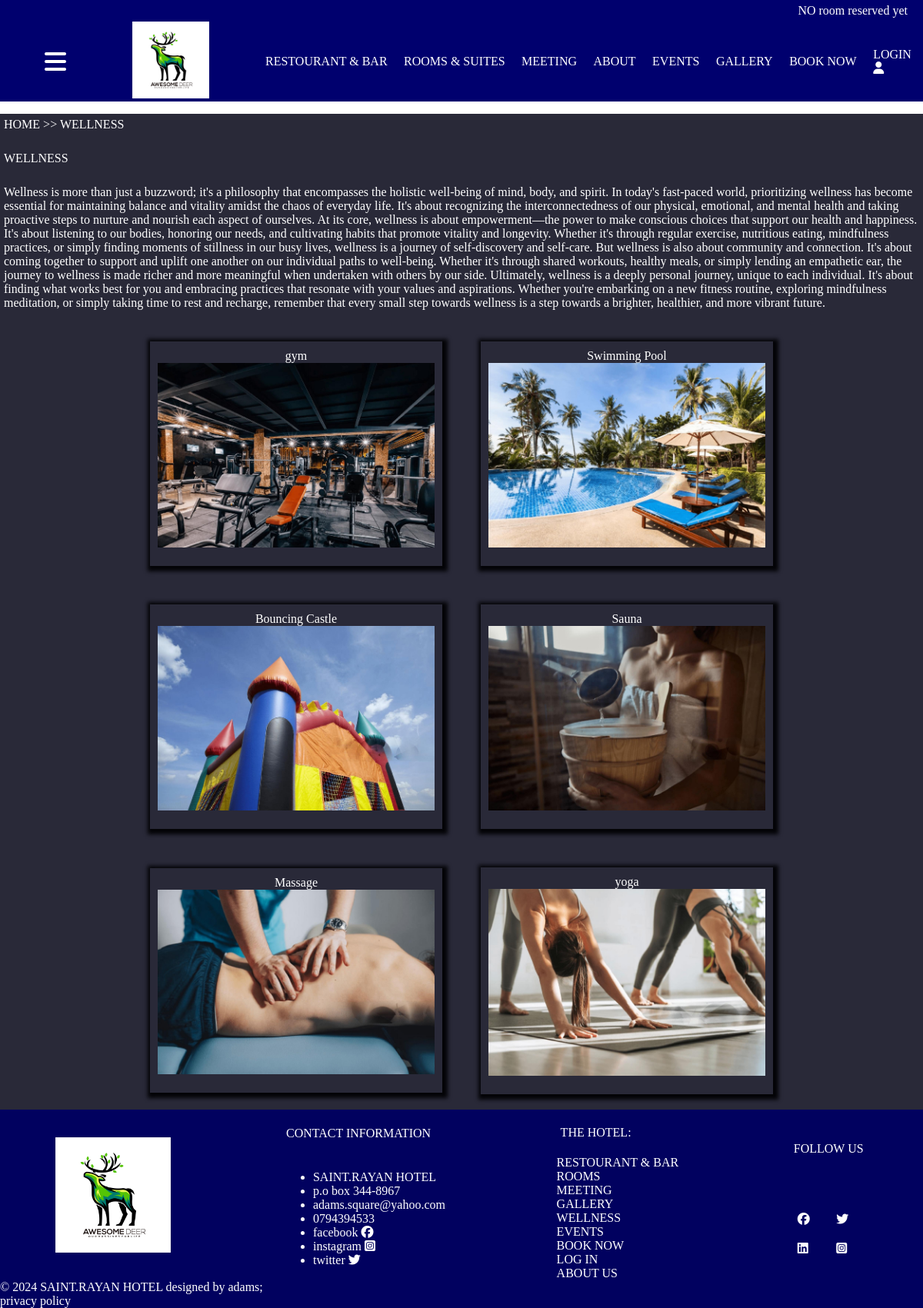
Page /wellness/ on the committed database.
### service/models.py (models this page shows)
class Wellness(models.Model):
    name = models.CharField(max_length=100)
    description = models.TextField(blank=True, null=True)
    about = models.TextField()
    is_available = models.BooleanField(default=True)
    opening = models.TimeField()
    closing = models.TimeField()
    image = models.ImageField(upload_to="wellness_images/")
    def get_absolute_url(self):
        return reverse("service:dish_w", args=[self.name])

class Hotel(models.Model):
    name = models.CharField(max_length=100)
    description = models.TextField()
    address = models.CharField(max_length=255)
    contact_email = models.EmailField()
    contact_phone = models.CharField(max_length=20)
    facebook = models.CharField(max_length=50)
    instagram = models.CharField(max_length=50)
    twitter = models.CharField(max_length=50)
    def __str__(self):
        return self.name

### service/views.py (the view)
# urls.py: path("wellness/", views.wellness, name="wellness"),
def wellness(request):
    activity = Wellness.objects.all()
    act = activity[:3]
    return render(
        request, "service/res/wellness.html", {"act": act, "activity": activity}
    )

### cart/cart.py (called while the page is built)
    def __len__(self):
        count = 0
        for item in self.cart.values():
            count += 1
        return count

### cart/context_processors.py (called while the page is built)
def cart(request):
    return {'cart': Cart(request)}

### service/context_processors.py (called while the page is built)
def hotel_details(request):
    details = Hotel.objects.all()
    lenth = len(details)
    return {"details": details, "len": lenth}

### service/templates/service/res/wellness.html (shortened to what this page needs)
{% extends "service/base.html" %}
{% load static %}
{% load service_tags %}
{% block content %}
<p class="navigation">
    <span><a href="{% url "service:home" %}">HOME</a></span> >>
    <span><a href="{% url "service:wellness" %}">WELLNESS</a></span>
</p>
<div class="p_restourant_info">
    <p class="p_r_info_tittle">
     WELLNESS
    </p>
    <p class="p_r_info_about">
        Wellness is more than just a buzzword; it's a philosophy that encompasses the holistic well-being of mind, body, and spirit. In today's fast-paced world, prioritizing wellness has become essential for maintaining balance and vitality amidst the chaos of everyday life. It's about recognizing the interconnectedness of our physical, emotional, and mental health and taking proactive steps to nurture and nourish each aspect of ourselves.
        At its core, wellness is about empowerment—the power to make conscious choices that support our health and happiness. It's about listening to our bodies, honoring our needs, and cultivating habits that promote vitality and longevity. Whether it's through regular exercise, nutritious eating, mindfulness practices, or simply finding moments of stillness in our busy lives, wellness is a journey of self-discovery and self-care.
        But wellness is also about community and connection. It's about coming together to support and uplift one another on our individual paths to well-being. Whether it's through shared workouts, healthy meals, or simply lending an empathetic ear, the journey to wellness is made richer and more meaningful when undertaken with others by our side.
        Ultimately, wellness is a deeply personal journey, unique to each individual. It's about finding what works best for you and embracing practices that resonate with your values and aspirations. Whether you're embarking on a new fitness routine, exploring mindfulness meditation, or simply taking time to rest and recharge, remember that every small step towards wellness is a step towards a brighter, healthier, and more vibrant future.    </p>
 </div>
 <div class="p_restaurant_items">
    {% for well in activity %}
        <div class="p_r_image">
             <div class="p_r_image_title">
                <a href="{{ well.get_absolute_url }}">{{ well.name }}</a>
             </div>
             <a href="{{ well.get_absolute_url }}" class="image_link">
                <div class="p_r_image_item">
                 <img src="{{ well.image.url }}" alt="{{ well.name }}">
             </div>
            </a>
        </div>
 {% endfor %}
{% endblock content %}

### service/templates/service/base.html (shortened to what this page needs)
{% load static %}
<!DOCTYPE html>
<html lang="en">
<head>
    <link rel="stylesheet" type="text/css" href="{% static 'service/css/style.css' %}">
    <link rel="stylesheet" href="https://cdn.jsdelivr.net/npm/swiper@10/swiper-bundle.min.css" />
</head>
<body>
   <div class="header">
    <div class="menu_item floater_menu">
        <div>  {% with total_items=cart|length %}
        {% if total_items > 0 %}
         <span class="res_room"> rooms reserved:
          <a href="{% url "cart:cart_detail" %}">
            {{ total_items }} room{{ total_items|pluralize }},
            ${{ cart.get_total_price }}
          </a> </span>
        {% else %}
        <span class="res_room"> <a href="{% url "service:booking" %}"> NO room reserved yet</a></span>
        {% endif %}
      {% endwith %}</div>
    </div>
       <div class="menu">
<div class="rich_m">
    <div class="header-icon" onclick="toggleSidebar()">
        <i class="fa-solid fa-bars"></i>
    </div>
    <a href="{% url "service:home" %}"><div class="menu_item"><img src="{% static 'service/images/hotel_logo.jpg' %}" alt="logo" class="header_logo"></div></a>
</div>
<div class="nav_men">
        <div class="menu_item"><a href="{% url 'service:restaurant' %}">RESTOURANT & BAR</a></div>
        <div class="menu_item"><a href="{% url 'service:roomtype' %}">ROOMS & SUITES</a></div>
        <div class="menu_item"><a href="{% url 'service:meeting' %}">MEETING</a></div>
        <div class="menu_item"><a href="{% url "service:about" %}">ABOUT</a></div>
        <div class="menu_item"><a href="{% url 'service:event' %}">EVENTS</a></div>
        <div class="menu_item"><a href="{% url "service:gallery" %}">GALLERY</a></div>
        <div class="menu_item"><a href="{% url 'service:booking' %}">BOOK NOW</a></div>
        {% if request.user.is_authenticated %}
        <div class="menu_item"><a href="{% url "service:account" %}">my profile <br><i class="fa-solid fa-user"></i></a></div>
        {% else %}
        <div class="menu_item"><a href="{% url "login" %}">LOGIN<br><i class="fa-solid fa-user"></i></a></div>
        {% endif %}
       </div>
    </div>
   </div>
   <div class="content">{% block content %}{% endblock content %}</div>
   <div class="footer" id="c_ftr">
      <div class="footer_menu">
         <div class="footer_item imftr"><img src=" {% static 'service/images/hotel_logo.jpg' %}" alt="logo" class="footer_logo"></div>
         <div class="footer_item footer_contact_info">
            <p class="co_in">CONTACT INFORMATION</p>
            <ul>
                {% for hotel in details %}
                <li class="info">{{ hotel.name }}</li>
                <li class="info">{{ hotel.address }}</li>
                <li class="info">{{ hotel.contact_email }}</li>
                <li class="info">{{ hotel.contact_phone }}</li>
                <li class="info"><a href="https://{{ hotel.facebook }}" target="blank">facebook <span><i class="fa-brands fa-facebook"></i></span></a></li>
                <li class="info"><a href="https://{{ hotel.instagram }}" target="blank">instagram <span><i class="fa-brands fa-square-instagram"></i></span></a></li>
                <li class="info"><a href="https://{{ hotel.twitter }}" target="blank">twitter <span><i class="fa-brands fa-twitter"></i></span></a></li>
                {% endfor %}
            </ul>
         </div>
         <div class="footer_item footer_hotel_menu">
            <p class="footer_hotel_menu_title"><a href="{% url "service:home" %}">THE HOTEL:</a></p>
            <div class="footer_hotel_menu_item"><a href="{% url "service:restaurant" %}">RESTOURANT & BAR</a></div>
            <div class="footer_hotel_menu_item"><a href="{% url "service:roomtype" %}">ROOMS</a></div>
            <div class="footer_hotel_menu_item"><a href="{% url "service:meeting" %}">MEETING</a></div>
            <div class="footer_hotel_menu_item"><a href="{% url "service:gallery" %}">GALLERY</a></div>
            <div class="footer_hotel_menu_item"><a href="{% url "service:wellness" %}">WELLNESS</a></div>
            <div class="footer_hotel_menu_item"><a href="{% url "service:event" %}">EVENTS</a></div>
            <div class="footer_hotel_menu_item"><a href="{% url "service:booking" %}">BOOK NOW</a></div>
            {% if request.user.is_authenticated %}
                <div>
                    <form action="{% url "logout"%}" method="POST">
                      <input type="submit" value="LOGOUT">
                      {% csrf_token %}
                    </form>
                </div>
                {% else %}
                <div><a href="{% url "login" %}">LOG IN</a></div>
                {% endif %}
                <div class="footer_hotel_menu_item"><a href="{% url "service:about" %}">ABOUT US</a></div>
        </div>
          <div class="footer_item icftr">
            <p class="title">FOLLOW US</p>
            <div class="social_icons">
                <div class="icon"><a href=""><i class="fa-brands fa-facebook"></i></a></div>
                <div class="icon"><a href=""><i class="fa-brands fa-twitter"></i></a></div>
                <div class="icon"><a href=""><i class="fa-brands fa-linkedin"></i></a></div>
                <div class="icon"><a href=""><i class="fa-brands fa-square-instagram"></i></a></div>
            </div>
         </div>
      </div>
    <div class="last_info">
        <div class="last_menu">&copy 2024 {{ details.first }} designed by adams;</div>
        <div class="last_menu">privacy policy</div>
    </div>
   </div>
</body>
</html>

### service/static/service/css/style.css (style rules this page uses)
body> * { background-color: rgb(41, 41, 56); box-sizing: border-box; color: white; }
body { width: 100%; margin: 0; padding: 0; }
a { color: white; text-decoration: none; }
html, body { overflow-x: hidden; }
.header { background-color: rgb(0, 0, 110); }
.menu { display: flex; align-items: center; justify-content: space-around; }
.rich_m { display: flex; width: 25%; justify-content: space-around; }
.nav_men { display: flex; align-items: center; justify-content: space-between; width: 70%; }
.menu_item a { color: white; text-decoration: none; }
.header_logo { height: 100px; width: 100px; }
.footer_menu { display: flex; justify-content: space-around; }
.footer { width: 100%; background-color: rgb(1, 1, 95); }
.footer_item { display: grid; justify-content: center; align-items: center; }
.social_icons { display: grid; grid-template-columns: 1fr 1fr; }
.icon { margin: 10px; }
.footer_logo { height: 150px; width: 150px; }
.image_link { font-size: 3em; color: blue; font-weight: 900; font-family: 'Segoe UI', Tahoma, Geneva, Verdana, sans-serif; }
.p_restaurant_items { display: grid; grid-template-columns: repeat(2, 35%); grid-auto-rows: minmax(100px, auto); gap: 10px; justify-content: center; align-content: center; }
.p_r_image { padding: 10px; text-align: center; place-self: center; margin: 20px; box-shadow: 2px 2px 5px 5px rgb(4, 4, 7); }
.p_r_image_item> img { width: 100%; }
.image_link { display: block; }
.header-icon { cursor: pointer; display: flex; justify-content: center; align-items: center; font-size: 2em; }
.floater_menu { display: flex; justify-content: right; padding: 5px 0; }
.floater_menu div { margin: 0 20px; }
.res_room> * { animation: move 2s cubic-bezier(0.075, 0.82, 0.165, 1) 1s 2 ; }
div { bordder: 2px red solid; }
p { padding:5px }

### rows in the picture
Wellness: name "gym", image (picture)
Wellness: name "Swimming Pool", image (picture)
Wellness: name "Bouncing Castle", image (picture)
Wellness: name "Sauna", image (picture)
Wellness: name "Massage", image (picture)
Wellness: name "yoga", image (picture)
Hotel: name "SAINT.RAYAN HOTEL", address "p.o box 344-8967", contact_email "adams.square@yahoo.com", contact_phone "0794394533", first "SAINT.RAYAN HOTEL"
